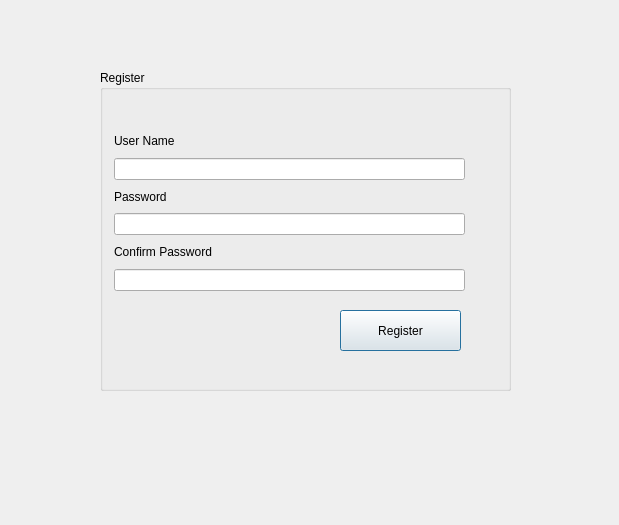
<?xml version="1.0" encoding="UTF-8"?>
<ui version="4.0">
 <class>registerbox</class>
 <widget class="QDialog" name="registerbox">
  <property name="geometry">
   <rect>
    <x>0</x>
    <y>0</y>
    <width>619</width>
    <height>525</height>
   </rect>
  </property>
  <property name="windowTitle">
   <string>Dialog</string>
  </property>
  <widget class="QGroupBox" name="groupBox">
   <property name="geometry">
    <rect>
     <x>100</x>
     <y>70</y>
     <width>411</width>
     <height>321</height>
    </rect>
   </property>
   <property name="title">
    <string>Register</string>
   </property>
   <widget class="QPushButton" name="pushButton">
    <property name="geometry">
     <rect>
      <x>240</x>
      <y>240</y>
      <width>121</width>
      <height>41</height>
     </rect>
    </property>
    <property name="text">
     <string>Register</string>
    </property>
   </widget>
   <widget class="QWidget" name="layoutWidget">
    <property name="geometry">
     <rect>
      <x>14</x>
      <y>60</y>
      <width>351</width>
      <height>161</height>
     </rect>
    </property>
    <layout class="QVBoxLayout" name="verticalLayout">
     <item>
      <widget class="QLabel" name="label">
       <property name="text">
        <string>User Name</string>
       </property>
      </widget>
     </item>
     <item>
      <widget class="QLineEdit" name="lineEdit_3"/>
     </item>
     <item>
      <widget class="QLabel" name="label_3">
       <property name="text">
        <string>Password</string>
       </property>
      </widget>
     </item>
     <item>
      <widget class="QLineEdit" name="lineEdit_2"/>
     </item>
     <item>
      <widget class="QLabel" name="label_2">
       <property name="text">
        <string>Confirm Password</string>
       </property>
      </widget>
     </item>
     <item>
      <widget class="QLineEdit" name="lineEdit"/>
     </item>
    </layout>
   </widget>
  </widget>
 </widget>
 <resources/>
 <connections/>
</ui>
